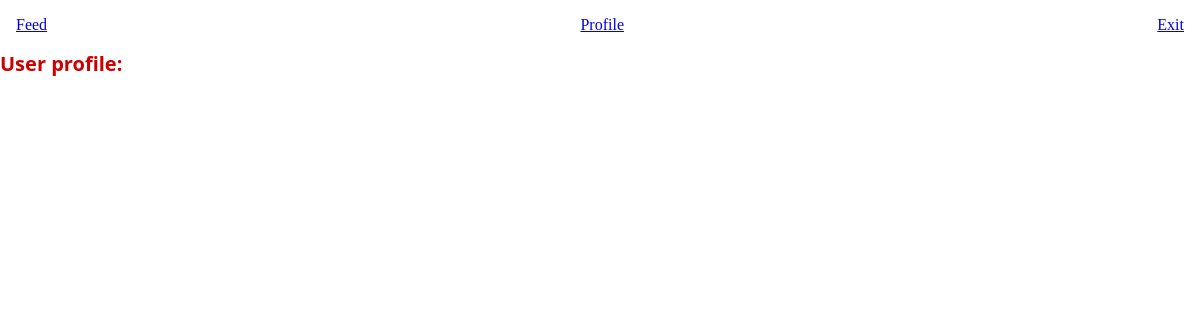
The page /profile/2 (signed in) on the database as committed earlier.
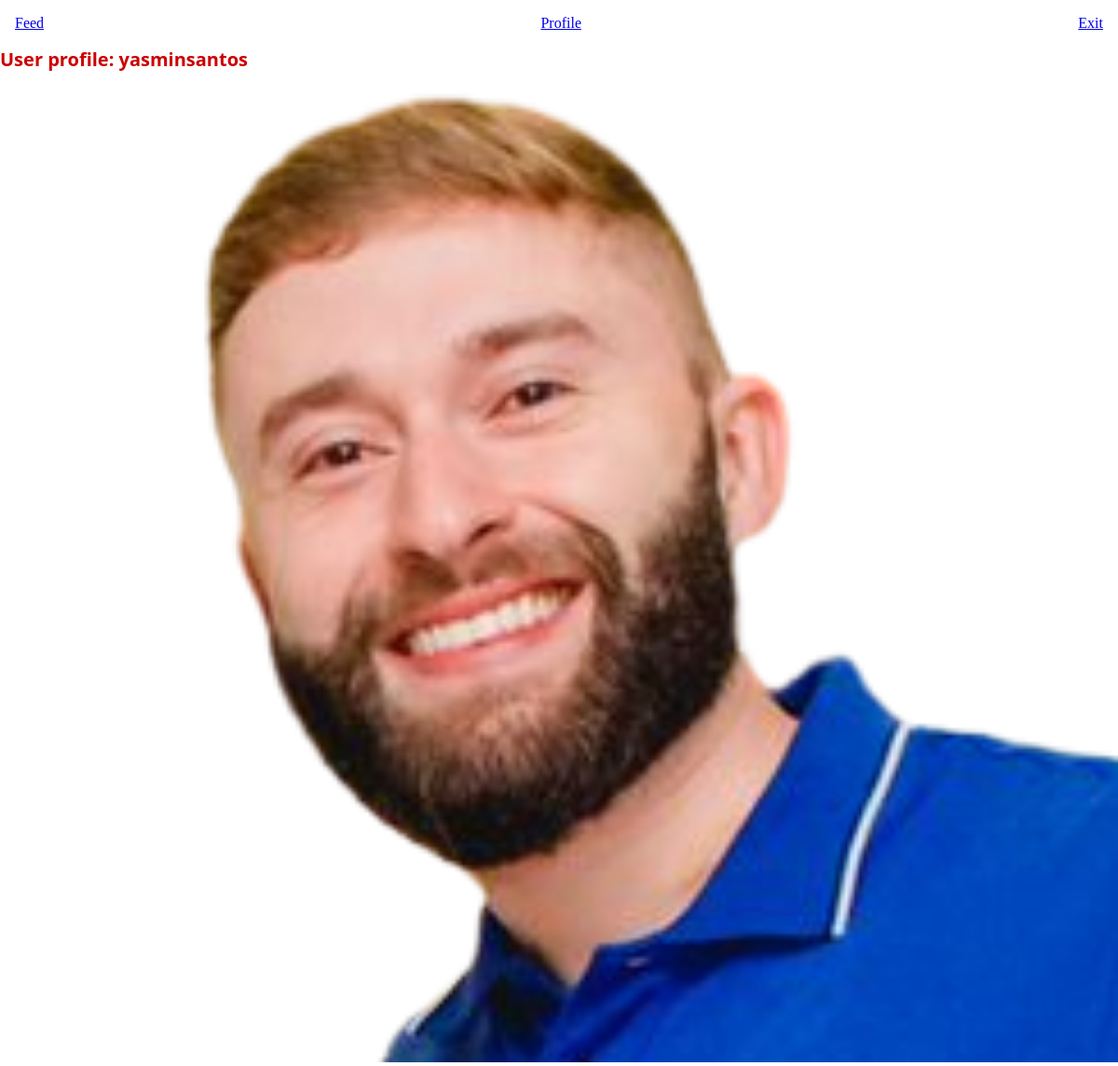
The same page on the database as committed later.
### myproject/models.py (models this page shows)
class User(db.Model, UserMixin):  # it is a subclass of Model, from database
    id = db.Column(db.Integer, primary_key=True)
    username = db.Column(db.String, nullable=False)
    email = db.Column(db.String, nullable=False, unique=True)
    password = db.Column(db.String, nullable=False)
    photos = db.relationship("Photo", backref="user", lazy=True)

class Photo(db.Model):
    id = db.Column(db.Integer, primary_key=True)
    image = db.Column(db.String, default="default.jpg")
    creation_date = db.Column(db.DateTime, nullable=False, default=datetime.utcnow())
    user_id = db.Column(db.Integer, db.ForeignKey('user.id'), nullable=False)

### myproject/routes.py (the view)
@app.route("/profile/<user_id>", methods=["GET", "POST"])  # pass a variable called 'usuario', to load a specific user page
@login_required
def profile(user_id):
    if int(user_id) == int(current_user.id):  # if the current user is the logged user
        form_photo = FormPhoto()
        if form_photo.validate_on_submit():
            file = form_photo.photo.data
            safe_name = secure_filename(file.filename)  # making the filename secure to storage without crashing
            file_path = os.path.join(os.path.abspath(os.path.dirname(__file__)),  # getting current file path folder
                                app.config["UPLOAD_FOLDER"],  # concatenating with static/posts_photos
                                safe_name)  # setting file name as secure file
            file.save(file_path)
            photo = Photo(image=safe_name, user_id=current_user.id)
            database.session.add(photo)
            database.session.commit()
        return render_template("profile.html", user=current_user, form=form_photo)  # user is the same variable to use inside html file
    else:
        user = User.query.get(int(user_id))
        return render_template("profile.html", user=user, form=None)  # user is the same variable to use inside html file

### myproject/models.py (called while the page is built)
@login_manager.user_loader
def load_user(user_id):
    return User.query.get(int(user_id))

### myproject/templates/profile.html (shortened to what this page needs)
{% extends "homepage.html" %}
{% block body %}
    <body>
        {% include "navbar.html" %}
        <h1>User profile: {{ user.username }}</h1>
    </body>
    {% for photo in user.photos %}
        <img src=" {{ url_for('static', filename='posts_photos/{}'.format(photo.image)) }}">
    {% endfor %}
{% endblock %}

Rows that differ between the two databases and show on the page:
added User: username "yasminsantos"
added Photo: image (picture)
